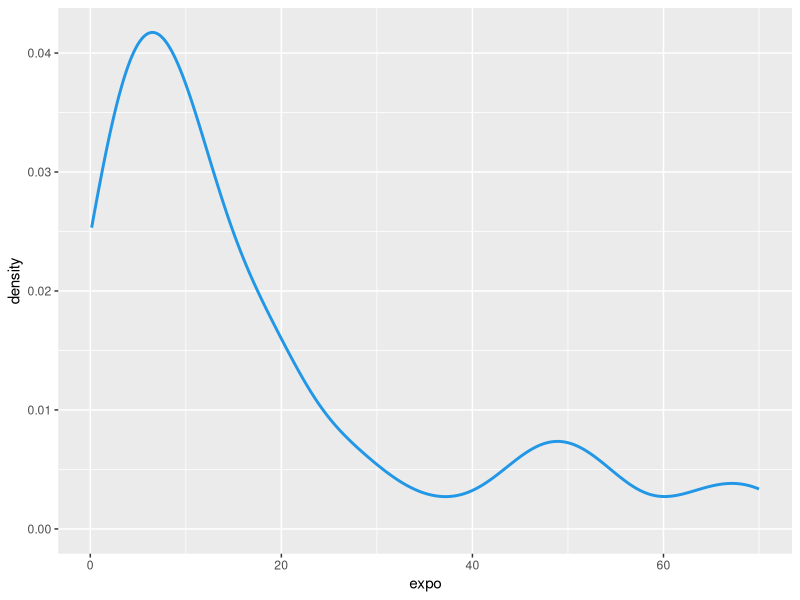
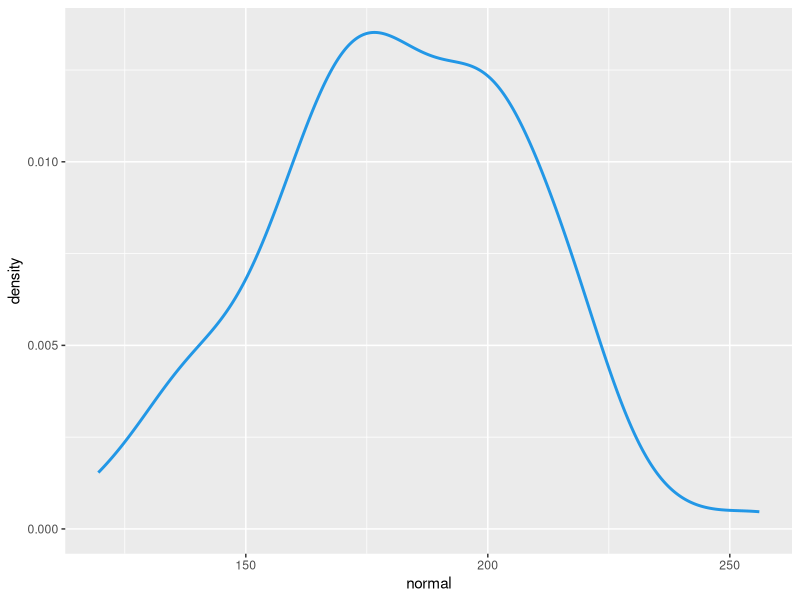
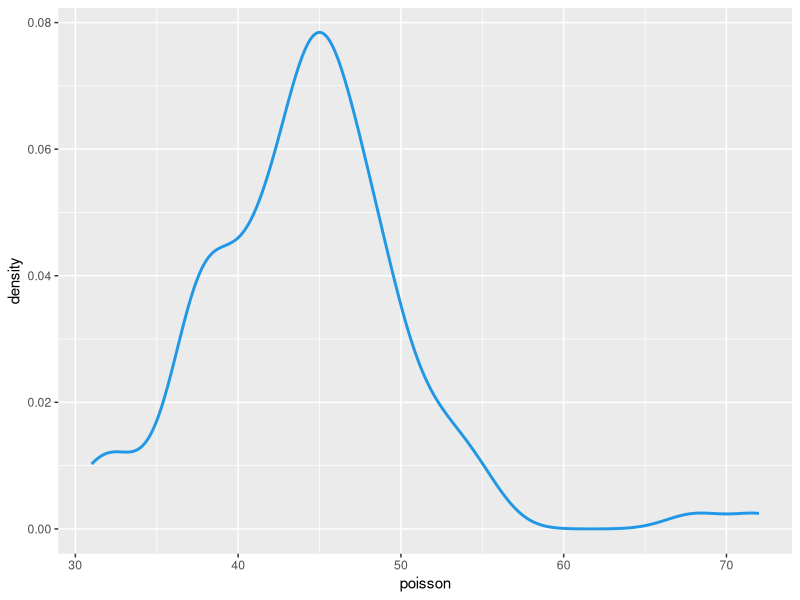
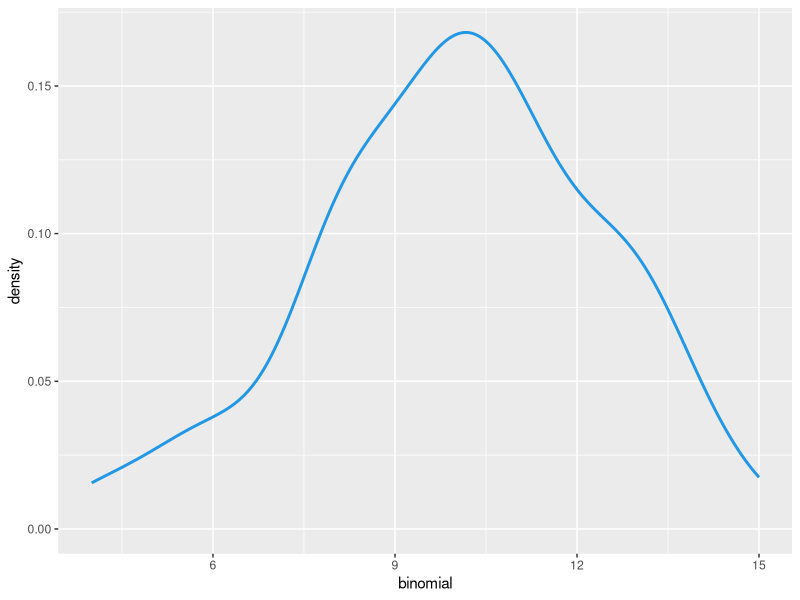
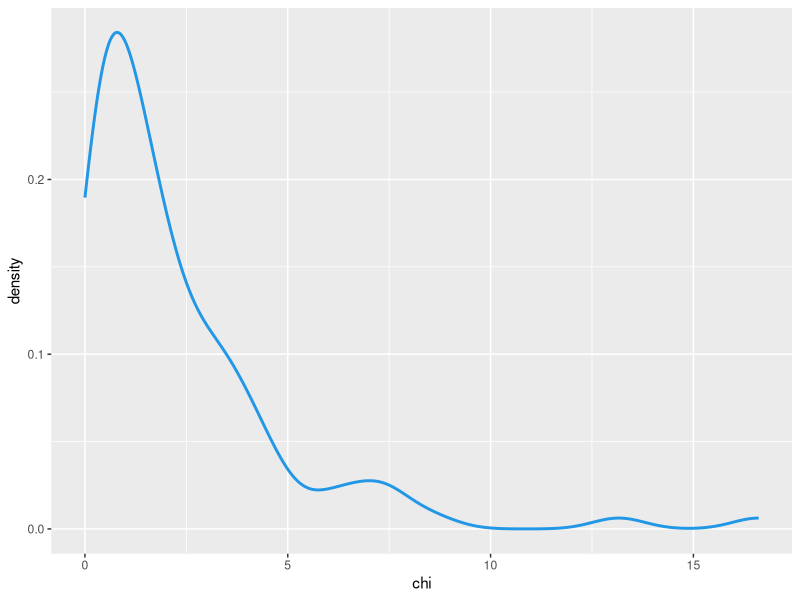
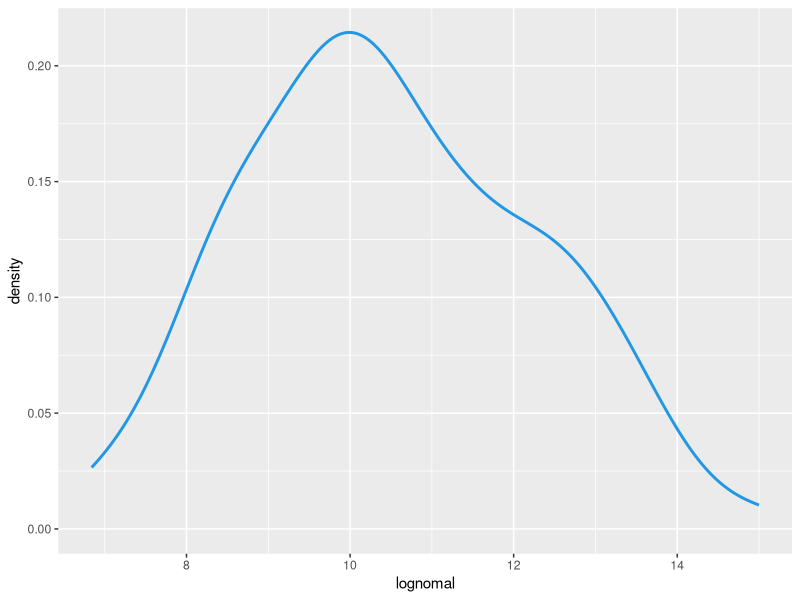
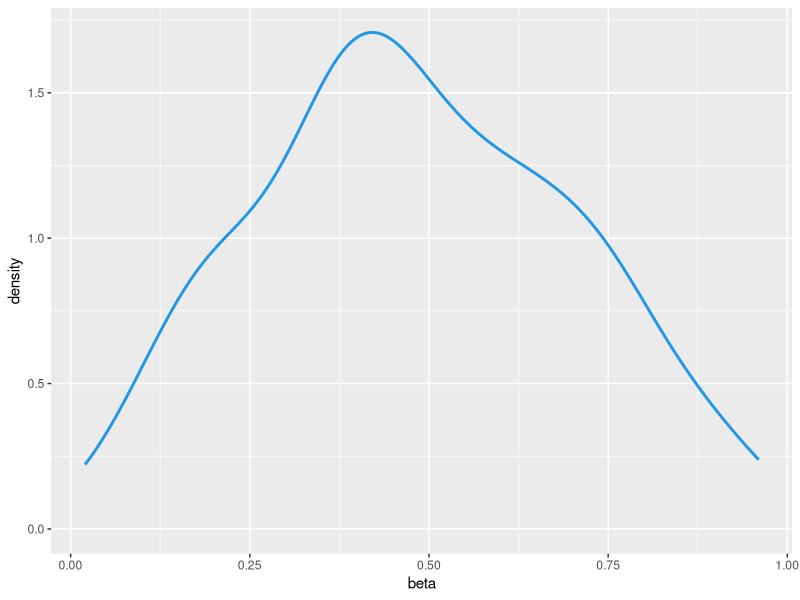
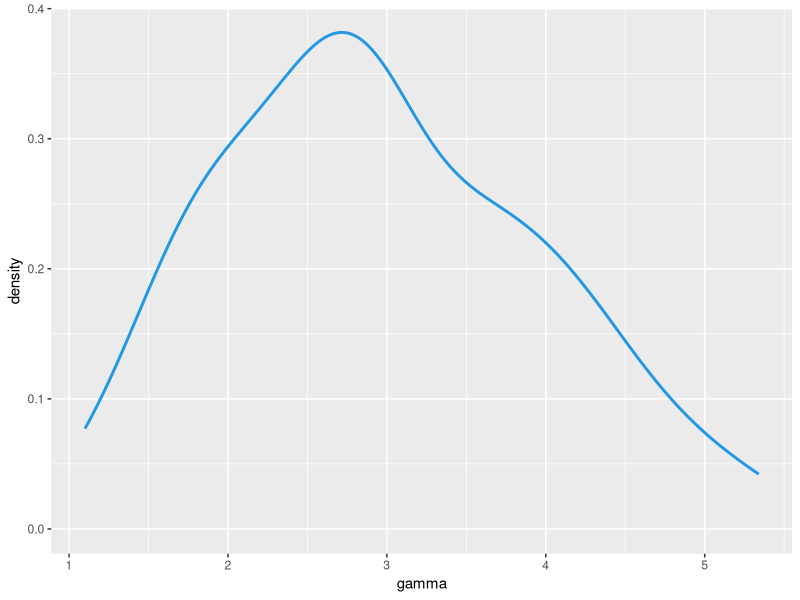

Source code (R) for these figures, in order:
## ---- chunk 1
library(ggplot2)
library(fitdistrplus)

knitr::opts_chunk$set(echo = TRUE)
## ---- chunk 2
set.seed(1073173761)

expo=round(rexp(100,0.0625),2) #Distribución Exponencial
print(expo)

## ---- chunk 3
df = data.frame(expo)
ggplot(df,aes(x=expo))+geom_density(color=4,lwd=1,linetype=1)
## ---- chunk 4
fit1=fitdist(expo,"exp")
ks.test(expo,"pexp",fit1$stimate)
## ---- chunk 5
normal= round(rnorm(100,179.1,28.2),2) #Distribución Normal
print(normal)
## ---- chunk 6
df = data.frame(normal)
ggplot(df,aes(x=normal))+geom_density(color=4,lwd=1,linetype=1)
## ---- chunk 7
shapiro.test(normal)
## ---- chunk 8
poisson =round(rpois(100,43.2) ,2) # Distribución Poisson
print(poisson)
## ---- chunk 9
df = data.frame(poisson)
ggplot(df,aes(x=poisson))+geom_density(color=4,lwd=1,linetype=1)
## ---- chunk 10
fit1=fitdist(poisson,"pois",method="mle")
summary(fit1)
## ---- chunk 11
binomial=round(rbinom(100,20,0.5) ,2) #Distibución binomial.
print(binomial)
## ---- chunk 12
df = data.frame(binomial)
ggplot(df,aes(x=binomial))+geom_density(color=4,lwd=1,linetype=1)
## ---- chunk 13
chi=round(rchisq(100,2) ,2) #Distribución Chi Cuadrado.
print(chi)
## ---- chunk 14
df = data.frame(chi)
ggplot(df,aes(x=chi))+geom_density(color=4,lwd=1,linetype=1)
## ---- chunk 15
lognomal=round(rlnorm(100,2.32,0.2),2)
print(lognomal)

## ---- chunk 16
df = data.frame(lognomal)
ggplot(df,aes(x=lognomal))+geom_density(color=4,lwd=1,linetype=1)
## ---- chunk 17
beta =round(rbeta(100,2,2),2)
print(beta)

## ---- chunk 18
df = data.frame(beta)
ggplot(df,aes(x=beta))+geom_density(color=4,lwd=1,linetype=1)
## ---- chunk 19
gamma = round(rgamma(100,6,2),2)
print(gamma)
## ---- chunk 20
df = data.frame(gamma)
ggplot(df,aes(x=gamma))+geom_density(color=4,lwd=1,linetype=1)
